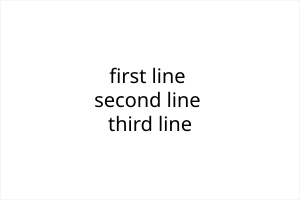

Recreate this plot in Python.
from pathlib import Path

from svg_helpers import make_svg

svg = make_svg(width=300, height=200)
svg.add_element("rect", width=300, height=200, fill="white", stroke="#eee")
svg.add_text(
    "first line\nsecond line\nthird line",
    x=150,
    y=100,
    vertical_align="middle",
    text_anchor="middle",
    font_family="sans-serif",
    font_size=20,
)
svg.save(Path(__file__).parent / "text.svg")
